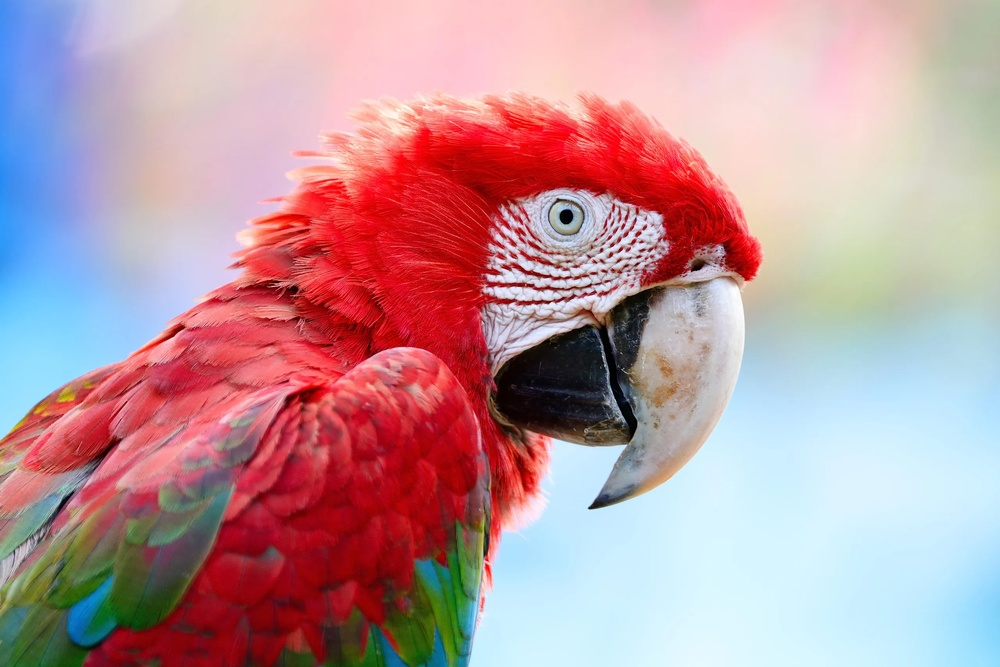
#> input picture image_compression/original_image.jpg, 1000 x 667 px, shrunk from 2560 x 1707 before the run
$ python lossy_compression.py
#> lines starting #> are read from the running program, lines starting #| are printed output that depends on the picture
import cv2
import numpy as np

def compress_image(image_path, output_path, quality):
    # Read the image
    img = cv2.imread(image_path)

    # Encode the image with JPEG compression
    encode_param = [int(cv2.IMWRITE_JPEG_QUALITY), quality]
    _, encoded_img = cv2.imencode('.jpg', img, encode_param)

    # Decode the compressed image
    decoded_img = cv2.imdecode(encoded_img, cv2.IMREAD_COLOR)

    # Save the compressed image as a new file
    cv2.imwrite(output_path, decoded_img)

    return decoded_img

# Example usage
original_img = cv2.imread('original_image.jpg')
#> original_img is the input picture: shape (667, 1000, 3); mean B, G, R 157.8, 151.3, 188.2
compressed_img = compress_image('original_image.jpg', 'results/compressed_image.jpg', quality=10)
#> in compress_image, `_, encoded_img = cv2.imencode('.jpg', img, encode_param)`: encoded_img = 19334 values, max 255 at index 0, min 0 at index 4, mean 99.28
#> in compress_image, `decoded_img = cv2.imdecode(encoded_img, cv2.IMREAD_COLOR)`:
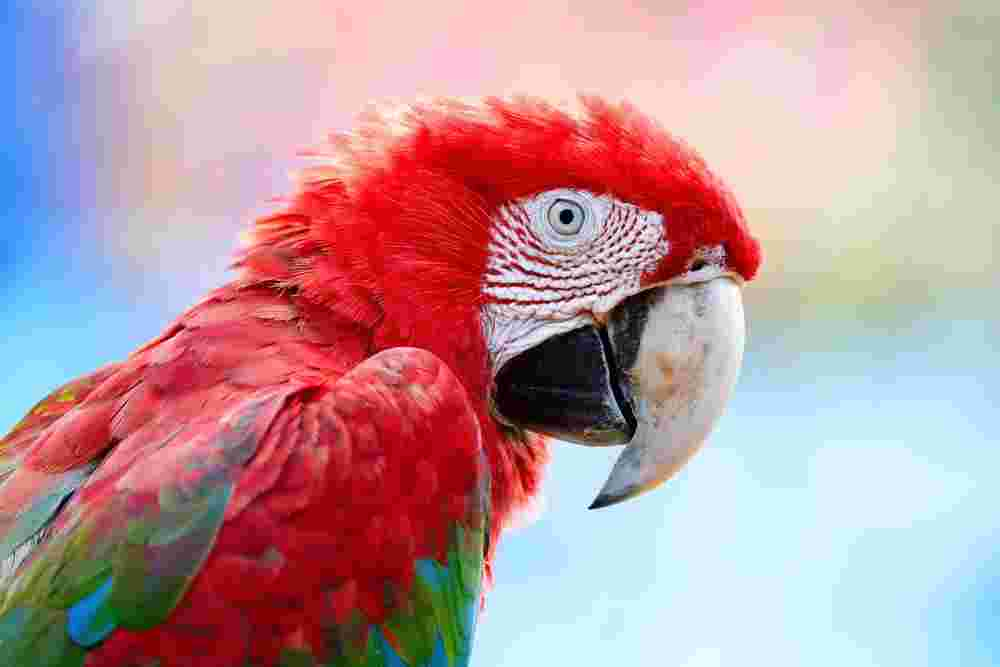
#> decoded_img: shape (667, 1000, 3); mean B, G, R 157.3, 151.8, 187.6

# Display results
cv2.imshow('Original', original_img)
cv2.imshow('Compressed', compressed_img)
cv2.waitKey(0)
cv2.destroyAllWindows()
